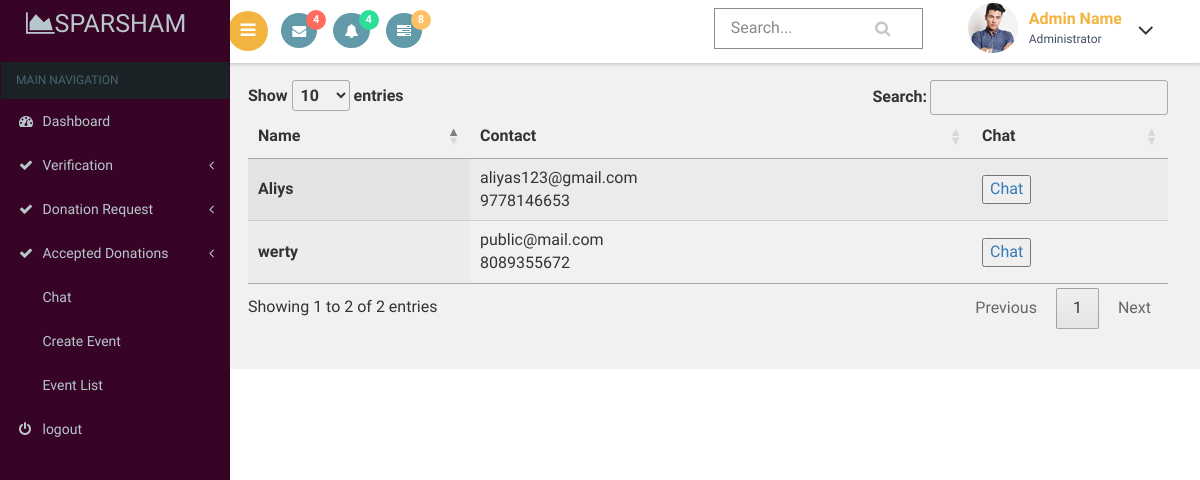
Screenshot of /secratary/chatlist.php with the database file from the repository.
### tables this page shows
CREATE TABLE `registration` (
  `name` varchar(80) NOT NULL,
  `email` varchar(80) NOT NULL,
  `phone` bigint(11) NOT NULL,
  `gender` varchar(10) NOT NULL,
  `date_of_birth` varchar(20) NOT NULL,
  `house` varchar(80) NOT NULL,
  `place` varchar(80) NOT NULL,
  `country` int(11) NOT NULL,
  `state` int(11) NOT NULL,
  `district` int(11) NOT NULL,
  `pincode` int(6) NOT NULL,
  `profile_pic` varchar(100) NOT NULL DEFAULT '../images/avathar.jpg'
);

### secratary/chatlist.php (the view, shortened to what this page needs)
<?php
include("dbconn.php");
?>
<!DOCTYPE html>
<html>
<head>
    <link href="css/bootstrap.css" rel='stylesheet' type='text/css' />
<link href="css/style.css" rel='stylesheet' type='text/css' />
<link href="css/font-awesome.css" rel="stylesheet">
<link href='css/SidebarNav.min.css' media='all' rel='stylesheet' type='text/css'/>
<link href="css/custom.css" rel="stylesheet">
    <link rel="stylesheet" type="text/css" href="https://cdn.datatables.net/1.10.21/css/jquery.dataTables.css">
</head>
<body class="cbp-spmenu-push">
    <div class="main-content">
    <div class="cbp-spmenu cbp-spmenu-vertical cbp-spmenu-left" id="cbp-spmenu-s1">
        <aside class="sidebar-left">
      <nav class="navbar navbar-inverse">
          <div class="navbar-header">
            <h1><a class="navbar-brand" href="index.html"><span class="fa fa-area-chart"></span>Sparsham<span class="dashboard_text"></span></a></h1>
          </div>
          <?php
          include("menu.php");
          ?>
      </nav>
    </aside>
    </div>
        <?php
        include("header.php");
        ?>
        <div id="page-wrapper">
    <table id="table_id" class="display">
    <thead>
        <tr>
           <th>Name</th>
           <th>Contact</th>
           <th>Chat</th>
        </tr>
    </thead>
    <tbody>
         <?php
            $sql="select * from registration where email in(select email from login where usertype='public')";
            $res=mysqli_query($conn,$sql);
            if(mysqli_num_rows($res)>0){
                while($r=mysqli_fetch_assoc($res)){
            ?>
           <tr>
      <th scope="row"><?php echo $r['name']?></td>
      <td><?php echo $r['email']?><br>
        <?php echo $r['phone']?><br>
      </td>
      <td><a href="chat.php?reciver_mail=<?php echo $r['email'];?>"><button>Chat</button></a></td>
    </tr>
            <?php
        }
    }
            ?>
    </tbody>
</table>
</div></div>
</body>
</html>

### secratary/css/custom.css (style rules this page uses)
#page-wrapper { padding:5em 2em 2.5em; background-color: #F1F1F1; }

### rows the page displays
registration: name "Aliys", email "aliyas123@gmail.com", phone "9778146653"
registration: name "werty", email "public@mail.com", phone "8089355672"
